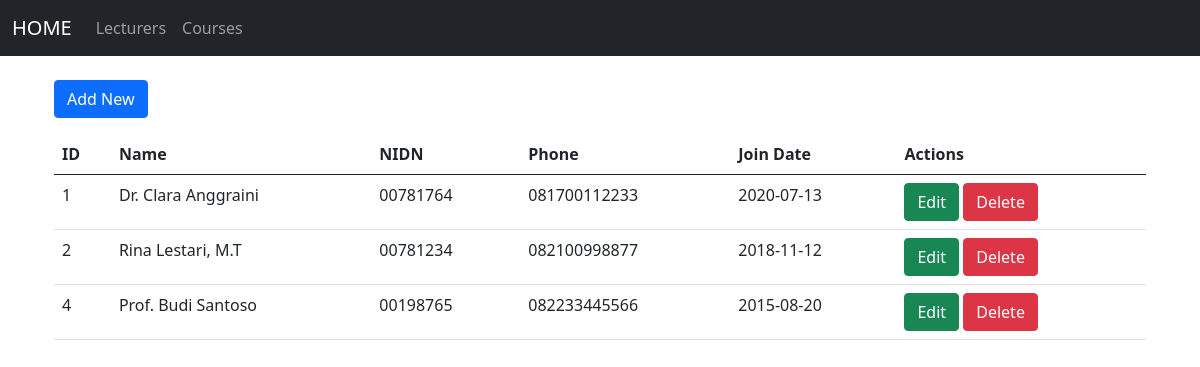
The page /tp_mvc25/index.php on the database its author committed.
### tables this page shows
CREATE TABLE `lecturers` (
  `id` int(11) NOT NULL,
  `name` varchar(100) NOT NULL,
  `nidn` varchar(20) NOT NULL,
  `phone` varchar(20) NOT NULL,
  `join_date` date NOT NULL
);

### tp_mvc25/controllers/LecturerController.php (called while the page is built, shortened)
<?php
class LecturerController {
    private $model;
    public function __construct($conn) {
        include 'models/Lecturer.php';
        $this->model = new LecturerModel($conn);
    }
    public function index() {
        $lecturers = $this->model->getAll();
        include 'views/lecturers/index.php';
    }
}

### tp_mvc25/models/Lecturer.php (called while the page is built, shortened)
<?php
class LecturerModel {
    private $conn;
    public function __construct($conn) {
        $this->conn = $conn;
    }
    public function getAll() {
        $sql = "SELECT * FROM lecturers";
        return $this->conn->query($sql);
    }
}

### tp_mvc25/views/lecturers/index.php (the view, shortened to what this page needs)
<?php include 'views/layouts/header.php';  ?>
<!DOCTYPE html>
<html lang="en">
<head>
  <link href="bootstrap.min.css" rel="stylesheet">
</head>
<body>
  <div class="container my-4">
    <div class="col-2 my-3">
      <a class="btn btn-primary" href="index.php?controller=lecturers&action=create">Add New</a>
    </div>
    <table class="table">
      <thead>
        <tr>
          <th>ID</th>
          <th>Name</th>
          <th>NIDN</th>
          <th>Phone</th>
          <th>Join Date</th>
          <th>Actions</th>
        </tr>
      </thead>
      <tbody>
        <?php while ($row = $lecturers->fetch_assoc()): ?>
            <tr>
                <td><?= $row['id'] ?></td>
                <td><?= $row['name'] ?></td>
                <td><?= $row['nidn'] ?></td>
                <td><?= $row['phone'] ?></td>
                <td><?= $row['join_date'] ?></td>
                <td>
                    <a class='btn btn-success'
                    href='index.php?controller=lecturers&action=edit&id=<?= $row['id'] ?>'>Edit</a>
                    <a class='btn btn-danger'
                    href='index.php?controller=lecturers&action=delete&id=<?= $row['id'] ?>'>Delete</a>
                </td>
            </tr>
        <?php endwhile; ?>
        </tbody>
    </table>
  </div>
</body>
</html>

### tp_mvc25/index.php (shortened to what this page needs)
<?php
include "connection.php";
$controller = $_GET['controller'] ?? 'lecturers';
$action = $_GET['action'] ?? 'index';
if ($controller === 'lecturers') {
    include 'controllers/LecturerController.php';
    $ctrl = new LecturerController($conn);
    if ($action === 'index') $ctrl->index();
}

### tp_mvc25/views/layouts/header.php (shortened to what this page needs)
<!DOCTYPE html>
<html lang="en">
<head>
    <link rel="stylesheet" href="../../bootstrap.min.css">
</head>
<body>
<nav class="navbar navbar-expand-lg navbar-dark bg-dark">
    <div class="container-fluid">
        <a class="navbar-brand" href="index.php">HOME</a>
        <div class="collapse navbar-collapse">
            <ul class="navbar-nav">
                <li class="nav-item">
                    <a class="nav-link" href="index.php?controller=lecturers&action=index">
                        Lecturers
                    </a>
                </li>
                <li class="nav-item">
                    <a class="nav-link" href="index.php?controller=courses&action=index">
                        Courses
                    </a>
                </li>
            </ul>
        </div>
    </div>
</nav>
<div class="container my-4">

### rows shown on the page
lecturers: id "1", name "Dr. Clara Anggraini", nidn "00781764", phone "081700112233", join_date "2020-07-13"
lecturers: id "2", name "Rina Lestari, M.T", nidn "00781234", phone "082100998877", join_date "2018-11-12"
lecturers: id "4", name "Prof. Budi Santoso", nidn "00198765", phone "082233445566", join_date "2015-08-20"
